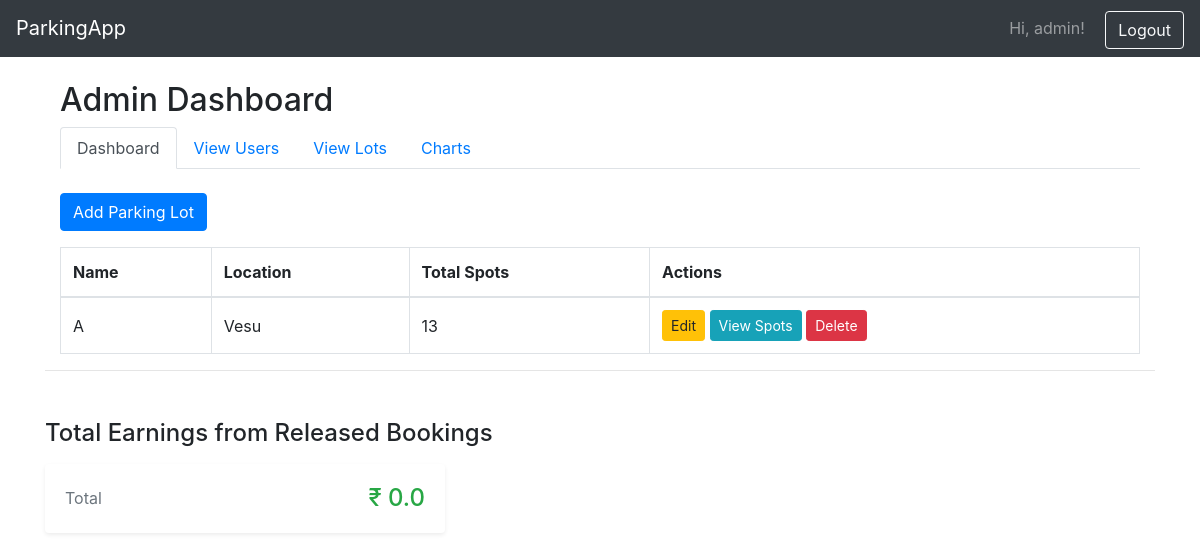
The app's page /admin/dashboard (signed in) with its own data.
### app/models.py (models this page shows)
class User(db.Model, UserMixin):
    id = db.Column(db.Integer, primary_key=True)
    username = db.Column(db.String(100), nullable=False)
    email = db.Column(db.String(150), unique=True, nullable=False)
    password = db.Column(db.String(200), nullable=False)
    is_admin = db.Column(db.Boolean, default=False)

class ParkingLot(db.Model):
    id = db.Column(db.Integer, primary_key=True)
    name = db.Column(db.String(100), nullable=False)
    location = db.Column(db.String(200), nullable=False)
    total_spots = db.Column(db.Integer, nullable=False)
    price_per_hour = db.Column(db.Float, nullable=False, default=20.0)
    spots = db.relationship('ParkingSpot', backref='lot', lazy=True)

### app/routes/admin.py (the view)
@admin_bp.route('/dashboard')
@login_required
@admin_required
def dashboard():
    lots = ParkingLot.query.all()
    total_earnings = db.session.query(func.sum(Booking.total_cost))\
                        .filter(Booking.end_time.isnot(None))\
                        .scalar() or 0.0
    return render_template('admin/dashboard.html', lots=lots, total_earnings=total_earnings)

### app/models.py (called while the page is built)
@login_manager.user_loader
def load_user(user_id):
    return User.query.get(int(user_id))

### app/routes/admin.py (called while the page is built)
def admin_required(func):
    from functools import wraps
    @wraps(func)
    def decorated_view(*args, **kwargs):
        if not current_user.is_authenticated or not current_user.is_admin:
            flash("Admin access required.")
            return redirect(url_for('auth.login'))
        return func(*args, **kwargs)
    return decorated_view

### app/templates/admin/dashboard.html
{% extends "base.html" %}
{% block content %}
<div class="container mt-4">
    <h2>Admin Dashboard</h2>
    <ul class="nav nav-tabs mb-4">
        <li class="nav-item">
            <a class="nav-link {% if request.endpoint == 'admin.dashboard' %}active{% endif %}" href="{{ url_for('admin.dashboard') }}">Dashboard</a>
        </li>
        <li class="nav-item">
            <a class="nav-link {% if request.endpoint == 'admin.view_users' %}active{% endif %}" href="{{ url_for('admin.view_users') }}">View Users</a>
        </li>
        <li class="nav-item">
            <a class="nav-link {% if request.endpoint == 'admin.view_lots' %}active{% endif %}" href="{{ url_for('admin.view_lots') }}">View Lots</a>
        </li>
        <li class="nav-item">
            <a class="nav-link {% if request.endpoint == 'admin.charts' %}active{% endif %}" href="{{ url_for('admin.charts') }}">Charts</a>
        </li>
    </ul>
    <a class="btn btn-primary mb-3" href="{{ url_for('admin.add_lot') }}">Add Parking Lot</a>
    <table class="table table-bordered">
        <thead>
            <tr>
                <th>Name</th>
                <th>Location</th>
                <th>Total Spots</th>
                <th>Actions</th>
            </tr>
        </thead>
        <tbody>
            {% for lot in lots %}
            <tr>
                <td>{{ lot.name }}</td>
                <td>{{ lot.location }}</td>
                <td>{{ lot.total_spots }}</td>
                <td>
                    <a href="{{ url_for('admin.edit_lot', lot_id=lot.id) }}" class="btn btn-sm btn-warning">Edit</a>
                    <a href="{{ url_for('admin.view_spots', lot_id=lot.id) }}" class="btn btn-sm btn-info">View Spots</a>
                    <a href="{{ url_for('admin.delete_lot', lot_id=lot.id) }}" class="btn btn-sm btn-danger" onclick="return confirm('Are you sure you want to delete this lot?')">Delete</a>
                </td>
            </tr>
            {% endfor %}
        </tbody>
    </table>
</div>
<hr>
<div class="mt-5">
    <h4 class="mb-3">Total Earnings from Released Bookings</h4>
    <div class="card border-0 shadow-sm bg-white" style="max-width: 400px;">
        <div class="card-body d-flex align-items-center justify-content-between">
            <div class="text-muted">Total</div>
            <h4 class="text-success mb-0 fw-bold">₹ {{ total_earnings | round(2) }}</h4>
        </div>
    </div>
</div>
{% endblock %}

### app/templates/base.html (shortened to what this page needs)
<!DOCTYPE html>
<html lang="en">
<head>
    <link rel="stylesheet" href="{{ url_for('static', filename='css/style.css') }}">
    <link href="https://cdn.jsdelivr.net/npm/bootstrap@4.6.2/dist/css/bootstrap.min.css" rel="stylesheet">
</head>
<body>
    <nav class="navbar navbar-expand-lg navbar-dark bg-dark mb-4">
        <a class="navbar-brand" href="#">ParkingApp</a>
        <div class="ml-auto">
            {% if current_user.is_authenticated %}
                <span class="navbar-text mr-3">Hi, {{ current_user.username }}!</span>
                <a class="btn btn-outline-light" href="{{ url_for('auth.logout') }}">Logout</a>
            {% endif %}
        </div>
    </nav>
    <div class="container">
        {% block content %}{% endblock %}
    </div>
</body>
</html>

### app/static/style.css (style rules this page uses)
body { background-color: #f8f9fa; font-family: 'Segoe UI', Tahoma, Geneva, Verdana, sans-serif; }
h2 { margin-top: 20px; margin-bottom: 20px; }
.table th, .table td { vertical-align: middle !important; }

### records on screen
User: username "admin"
ParkingLot: name "A", location "Vesu", total_spots "13"

### other values on screen
{{ total_earnings | round(2) }} "0.0"
